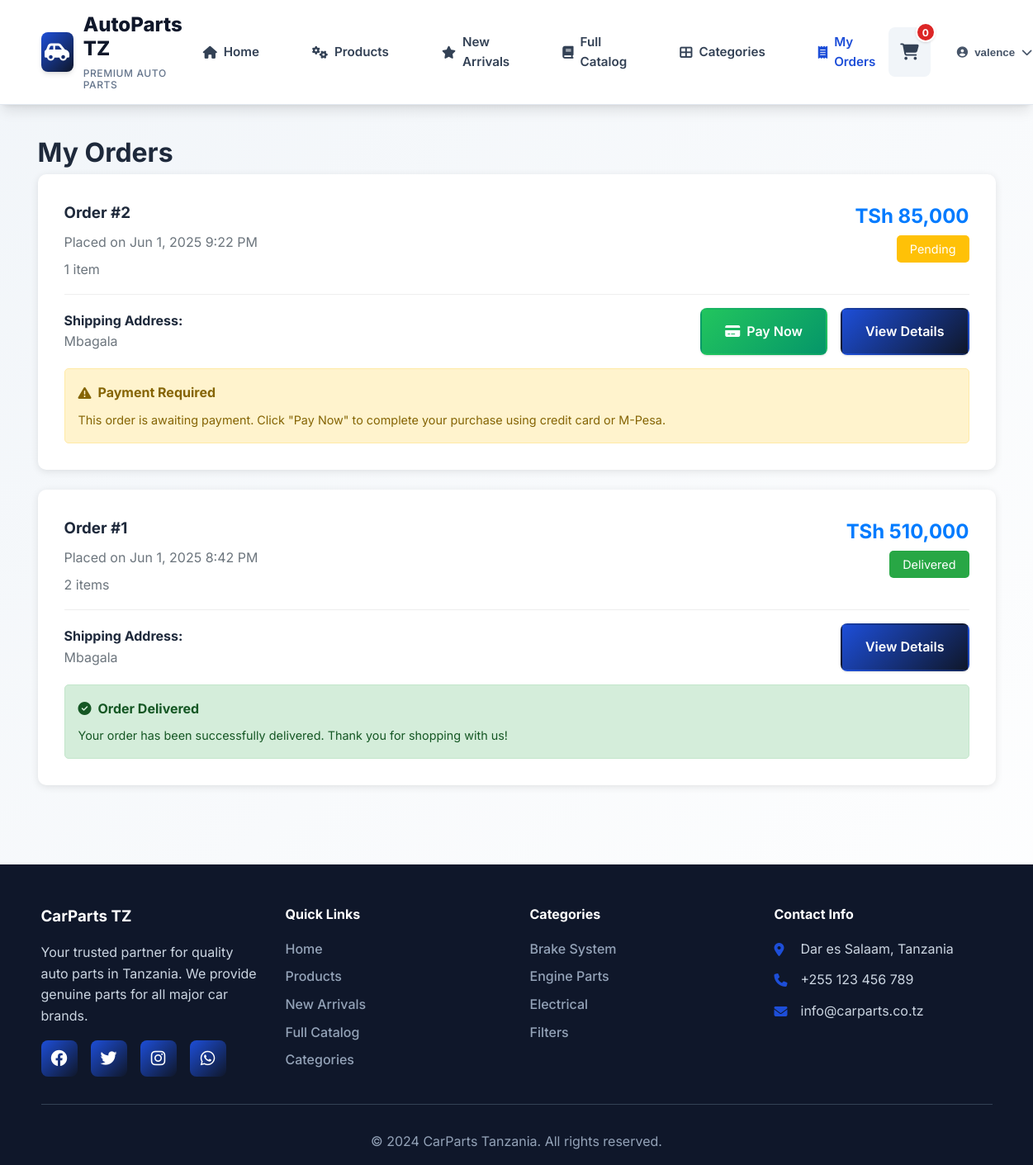
/my_orders.php (signed in), run on the app's committed database.
### tables this page shows
CREATE TABLE `orders` (
  `id` int(11) NOT NULL,
  `user_id` int(11) DEFAULT NULL,
  `total_amount` decimal(10,2) NOT NULL,
  `status` enum('pending','processing','shipped','delivered','cancelled') DEFAULT 'pending',
  `shipping_address` text NOT NULL,
  `phone` varchar(20) NOT NULL,
  `created_at` timestamp NOT NULL DEFAULT current_timestamp()
);

### includes/functions.php (called while the page is built, shortened)
<?php
function formatPrice($price) {
    return 'TSh ' . number_format($price, 0, '.', ',');
}
?>

### my_orders.php (the view, shortened to what this page needs)
<?php
require_once 'includes/functions.php';
$database = new Database();
$db = $database->getConnection();
$query = "SELECT o.*, COUNT(oi.id) as item_count
          FROM orders o
          LEFT JOIN order_items oi ON o.id = oi.order_id
          WHERE o.user_id = ?
          GROUP BY o.id
          ORDER BY o.created_at DESC";
$stmt = $db->prepare($query);
$stmt->execute([$_SESSION['user_id']]);
$orders = $stmt->fetchAll(PDO::FETCH_ASSOC);
include 'includes/header.php';
?>
<main>
    <div class="container" style="padding: 2rem 20px;">
        <h1>My Orders</h1>
        <?php if (empty($orders)): ?>
            <div style="text-align: center; padding: 3rem; background: white; border-radius: 10px; box-shadow: 0 2px 10px rgba(0,0,0,0.1);">
                <i class="fas fa-shopping-bag" style="font-size: 4rem; color: #6c757d; margin-bottom: 1rem;"></i>
                <h3 style="color: #6c757d; margin-bottom: 1rem;">No Orders Yet</h3>
                <p style="color: #6c757d; margin-bottom: 2rem;">You haven't placed any orders yet. Start shopping to see your orders here!</p>
                <a href="products.php" class="btn btn-primary">Start Shopping</a>
            </div>
        <?php else: ?>
            <div style="display: grid; gap: 1.5rem;">
                <?php foreach ($orders as $order): ?>
                    <div style="background: white; border-radius: 10px; padding: 2rem; box-shadow: 0 2px 10px rgba(0,0,0,0.1);">
                        <div style="display: flex; justify-content: space-between; align-items: start; margin-bottom: 1rem;">
                            <div>
                                <h3 style="margin-bottom: 0.5rem;">Order #<?php echo $order['id']; ?></h3>
                                <p style="color: #6c757d; margin-bottom: 0.5rem;">
                                    Placed on <?php echo date('M j, Y g:i A', strtotime($order['created_at'])); ?>
                                </p>
                                <p style="color: #6c757d;">
                                    <?php echo $order['item_count']; ?> item<?php echo $order['item_count'] != 1 ? 's' : ''; ?>
                                </p>
                            </div>
                            <div style="text-align: right;">
                                <div style="font-size: 1.5rem; font-weight: bold; color: #007bff; margin-bottom: 0.5rem;">
                                    <?php echo formatPrice($order['total_amount']); ?>
                                </div>
                                <span style="background: <?php
                                    echo $order['status'] === 'pending' ? '#ffc107' :
                                        ($order['status'] === 'delivered' ? '#28a745' :
                                        ($order['status'] === 'cancelled' ? '#dc3545' : '#007bff'));
                                ?>; color: white; padding: 0.5rem 1rem; border-radius: 5px; font-size: 0.9rem;">
                                    <?php echo ucfirst($order['status']); ?>
                                </span>
                            </div>
                        </div>
                        <div style="border-top: 1px solid #eee; padding-top: 1rem;">
                            <div style="display: flex; justify-content: space-between; align-items: center;">
                                <div>
                                    <strong>Shipping Address:</strong><br>
                                    <span style="color: #6c757d;"><?php echo nl2br(htmlspecialchars($order['shipping_address'])); ?></span>
                                </div>
                                <div style="display: flex; gap: 1rem; align-items: center;">
                            <?php if ($order['status'] === 'pending'): ?>
                                <a href="payment.php?order_id=<?php echo $order['id']; ?>" class="btn btn-success">
                                    <i class="fas fa-credit-card"></i> Pay Now
                                </a>
                            <?php endif; ?>
                            <a href="order_details.php?id=<?php echo $order['id']; ?>" class="btn btn-primary">
                                View Details
                            </a>
                        </div>
                            </div>
                        </div>
                        <?php if ($order['status'] === 'pending'): ?>
                    <div style="margin-top: 1rem; padding: 1rem; background: #fff3cd; border: 1px solid #ffeaa7; border-radius: 5px;">
                        <div style="display: flex; align-items: center; gap: 0.5rem;">
                            <i class="fas fa-exclamation-triangle" style="color: #856404;"></i>
                            <strong style="color: #856404;">Payment Required</strong>
                        </div>
                        <p style="color: #856404; margin: 0.5rem 0 0 0; font-size: 0.9rem;">
                            This order is awaiting payment. Click "Pay Now" to complete your purchase using credit card or M-Pesa.
                        </p>
                    </div>
                <?php elseif ($order['status'] === 'delivered'): ?>
                    <div style="margin-top: 1rem; padding: 1rem; background: #d4edda; border: 1px solid #c3e6cb; border-radius: 5px;">
                        <div style="display: flex; align-items: center; gap: 0.5rem;">
                            <i class="fas fa-check-circle" style="color: #155724;"></i>
                            <strong style="color: #155724;">Order Delivered</strong>
                        </div>
                        <p style="color: #155724; margin: 0.5rem 0 0 0; font-size: 0.9rem;">
                            Your order has been successfully delivered. Thank you for shopping with us!
                        </p>
                    </div>
                <?php endif; ?>
                    </div>
                <?php endforeach; ?>
            </div>
        <?php endif; ?>
    </div>
</main>
<?php include 'includes/footer.php'; ?>

### assets/css/styles2.css (style rules this page uses)
* { margin: 0; padding: 0; box-sizing: border-box; }
:root { --primary-color: #1d4ed8; --primary-dark: #0f172a; --secondary-color: #f59e0b; --accent-color: #10b981; --danger-color: #dc2626; --warning-color: #facc15; --success-color: #22c55e; --info-color: #2563eb; --dark-color: #1e293b; --light-color: #f8fafc; --gray-100: #f1f5f9; --gray-200: #e2e8f0; --gray-300: #cbd5e1; --gray-400: #94a3b8; --gray-500: #64748b; --gray-600: #475569; --gray-700: #334155; --gray-800: #1e293b; --gray-900: #0f172a; --white: #ffffff; --shadow-sm: 0 1px 2px 0 rgb(0 0 0 / 0.05); --shadow: 0 1px 3px 0 rgb(0 0 0 / 0.1), 0 1px 2px -1px rgb(0 0 0 / 0.1); --shadow-md: 0 4px 6px -1px rgb(0 0 0 / 0.1), 0 2px 4px -2px rgb(0 0 0 / 0.1); --shadow-lg: 0 10px 15px -3px rgb(0 0 0 / 0.1), 0 4px 6px -4px rgb(0 0 0 / 0.1); --shadow-xl: 0 20px 25px -5px rgb(0 0 0 / 0.1), 0 8px 10px -6px rgb(0 0 0 / 0.1); --border-radius: 0.5rem; --border-radius-lg: 0.75rem; --border-radius-xl: 1rem; }
body { font-family: "Inter", "Segoe UI", Tahoma, Geneva, Verdana, sans-serif; line-height: 1.6; color: var(--gray-800); background: linear-gradient(135deg, var(--gray-100) 0%, var(--white) 100%); min-height: 100vh; }
.container { max-width: 1200px; margin: 0 auto; padding: 0 1.5rem; }
.btn { padding: 0.875rem 1.75rem; border: none; border-radius: var(--border-radius); cursor: pointer; font-size: 1rem; font-weight: 600; text-decoration: none; display: inline-flex; align-items: center; justify-content: center; gap: 0.5rem; text-align: center; transition: all 0.3s ease; box-shadow: var(--shadow); border: 2px solid transparent; }
.btn-primary { background: linear-gradient(135deg, var(--primary-color), var(--primary-dark)); color: var(--white); }
.btn-success { background: linear-gradient(135deg, var(--success-color), #059669); color: var(--white); }

### data on the page
orders: id "2", created_at "Jun 1, 2025 9:22 PM", item_count "1", total_amount "TSh 85,000", status "Pending", shipping_address "Mbagala", shows "Payment Required"
orders: id "1", created_at "Jun 1, 2025 8:42 PM", item_count "2", shows "s", total_amount "TSh 510,000", status "Delivered", shipping_address "Mbagala", shows "Order Delivered"

### other printed values
getCartItemCount() "0"
$_SESSION['username'] "valence"
